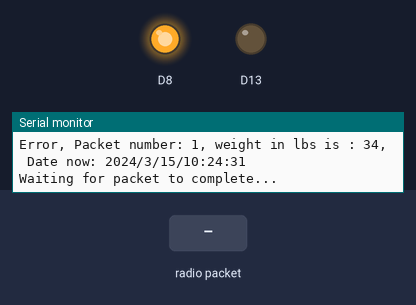
This sketch was run on a simulated Arduino MKR. Shown: output pins drawn as LEDs (lit = HIGH), the last lines printed to the serial monitor. Dashed ring = blinking. The inputs (shaded band) are chosen by the test bench. The local clock reads 2024-03-15 10:24:30 at power-on unless the sketch sets it; storage starts empty; no radio packets arrive unless stated; pins used as bus, display or sensor lines are not drawn.

Above: at 2.2 s.
2.3 s: radio packet "1" arrives
5.3 s: radio packet "0" arrives
8.3 s: radio packet "2" arrives
At 16.66 s:
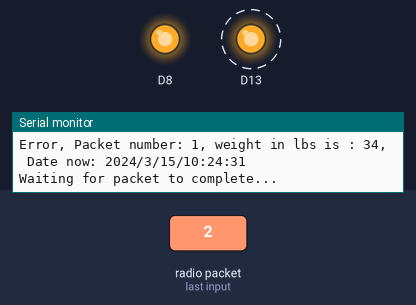
At 17.1 s:
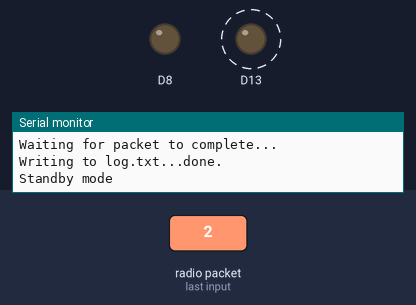
Timing chart, 0 to 17.3 s (numbered marks = the images above; inputs shaded):
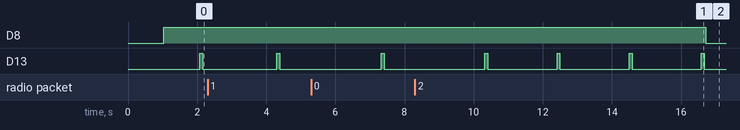

The sketch:

Sim_weight_lora.ino
```cpp
#include <SD.h>
#include <ArduinoJson.h>
#include <ArduinoLowPower.h>
#include <SPI.h>
#include <RH_RF95.h>
#include "RTClib.h"

//for feather m0
#define RFM95_CS 8
#define RFM95_RST 4
#define RFM95_INT 3
#define RF95_FREQ 905.5
RH_RF95 rf95(RFM95_CS, RFM95_INT);
//TCP stuff
String awk_name;
//sd card stuff
struct Config {
  const char* boardname;
  const char* hivename;
  int time_to_send;
};
Config config;
String config_str;

//SD card initalizer
File myFile;

//RTC stuff
RTC_PCF8523 rtc;
char daysOfTheWeek[7][12] = {"Sunday", "Monday", "Tuesday", "Wednesday", "Thursday", "Friday", "Saturday"};

int packetnum;


void setup() {
  pinMode(13, OUTPUT);
  pinMode(8, OUTPUT);

  Serial.begin(115200);
  while (!Serial) {
    ; // wait for serial port to connect. Needed for native USB
  }
  Serial.println("Simulated weight scale");

  setup_lora();
  setup_rtc();
  setup_sd_card();

  config_str = loadConfiguration(config);

  Serial.println(config.boardname);
  Serial.println(config.time_to_send);

  awk_name = "Package_Received_"+String(config.boardname);
  //Serial.println(awk_name);

}

void loop() {
  packetnum++;
  String packetnum_str = "Packet number: "+String(packetnum);
  String weight_str = "weight in lbs is : 34";
  String rtc_str = print_rtc();
  String msg = config_str+", "+packetnum_str+", "+weight_str+", "+rtc_str;
  send_message(msg);

  uint8_t buf[RH_RF95_MAX_MESSAGE_LEN];
  uint8_t len = sizeof(buf);
  int resend_count = 0;

  while (resend_count <= 5)
  {
    if (rf95.waitAvailableTimeout(1000))
    {
      // Should be a reply message for us now
      if (rf95.recv(buf, &len))
      {
        Serial.print("Got reply: ");
        String awk = String((char*)buf);
        awk = awk.substring(0,awk_name.length());
        Serial.println(awk);
        Serial.print("RSSI: ");
        Serial.println(rf95.lastRssi(), DEC);
        if (awk == awk_name)
        {
          Serial.println("Got correct awk!");
          break;
        }
      }
      else
      {
        Serial.println("Receive failed");
        break;
      }
    }
    else
    {
      Serial.println("No reply, Resending packet");
      send_message(msg);
      resend_count = resend_count+1;
    }
  }

  log_data(msg);
  Serial.print("Standby mode");
  //Only use the lower power function without the need to see print statements
  //LowPower.deepsleep(config.time_to_send*60*1000);
  delay(60000);


}

//LORA


void setup_lora(){
  pinMode(RFM95_RST, OUTPUT);
  digitalWrite(RFM95_RST, HIGH);

  delay(1000);

  Serial.println("Feather LoRa TX Test!");

  // manual reset
  digitalWrite(RFM95_RST, LOW);
  delay(10);
  digitalWrite(RFM95_RST, HIGH);
  delay(10);

  while (!rf95.init()) {
    Serial.println("LoRa radio init failed");
    Serial.println("Uncomment '#define SERIAL_DEBUG' in RH_RF95.cpp for detailed debug info");
    while (1);
  }
  Serial.println("LoRa radio init OK!");

  // Defaults after init are 434.0MHz, modulation GFSK_Rb250Fd250, +13dbM
  if (!rf95.setFrequency(RF95_FREQ)) {
    Serial.println("setFrequency failed");
    while (1);
  }
  Serial.print("Set Freq to: "); Serial.println(RF95_FREQ);

  // Defaults after init are 434.0MHz, 13dBm, Bw = 125 kHz, Cr = 4/5, Sf = 128chips/symbol, CRC on

  // The default transmitter power is 13dBm, using PA_BOOST.
  // If you are using RFM95/96/97/98 modules which uses the PA_BOOST transmitter pin, then
  // you can set transmitter powers from 5 to 23 dBm:
  rf95.setTxPower(23, false);
}

void send_message(String string){
  delay(1000); // Wait 1 second between transmits, could also 'sleep' here!
  digitalWrite(13, HIGH); //LED high
  Serial.println("Transmitting..."); // Send a message to rf95_server
  String radiopacket = string;
  Serial.println("Sending...");
  Serial.println(string);
  delay(10);
  rf95.send((uint8_t *)radiopacket.c_str(),radiopacket.length());

  Serial.println("Waiting for packet to complete...");
  delay(10);
  rf95.waitPacketSent();
  digitalWrite(13, LOW);//LED off
}


//SD CARD


String loadConfiguration(Config &config) {

  //switch cs pin
  digitalWrite(8, HIGH);
  delay(30);

  // Open file for reading
  myFile = SD.open("config.txt");

  // Allocate the memory pool on the stack.
  // Don't forget to change the capacity to match your JSON document.
  // Use arduinojson.org/assistant to compute the capacity.
  StaticJsonDocument<512> doc;

  // Parse the root object
  DeserializationError error = deserializeJson(doc, myFile);

  if (error) {
    Serial.print("deserializeJson() failed: ");
    Serial.println(error.c_str());
    return "Error";
  }

  // Copy values from the JsonObject to the Config
  config.boardname = doc["boardname"];
  config.hivename = doc["hivename"];
  config.time_to_send = doc["time_to_send"];

  String boardname_str = "Board name: "+String(config.boardname);
  String hivename_str = +"Hive name: "+String(config.hivename);
  //String time_to_send_str = "Send message every: "+String(config.time_to_send)+" minutes";
  String config_str = boardname_str+", "+hivename_str;


  // Close the file (File's destructor doesn't close the file)
  myFile.close();

  //switch cs pin
  digitalWrite(8, LOW);
  delay(30);

  return config_str;
}

void setup_sd_card(){
  Serial.print("Initializing SD card...");

  if (!SD.begin(10)) {
    Serial.println("initialization failed!");
    while (1);
  }
  Serial.println("initialization done.");
}

void lora_switch(bool flag) {
  if(flag == true){
    digitalWrite(8, LOW);
    delay(30);
  }
  else {
    digitalWrite(8, HIGH);
    delay(30);
  }
}

void log_data(String msg){

  //switch cs pin
  lora_switch(false);

   // open the file. note that only one file can be open at a time,
  // so you have to close this one before opening another.
  myFile = SD.open("log.txt", FILE_WRITE);

  // if the file opened okay, write to it:
  if (myFile) {
    Serial.print("Writing to log.txt...");
    myFile.println(msg);
    // close the file:
    myFile.close();
    Serial.println("done.");
  } else {
    // if the file didn't open, print an error:
    Serial.println("error opening log.txt");
  }

  //switch cs pin
  lora_switch(true);

}

//RTC

void setup_rtc() {
  if (! rtc.begin()) {
    Serial.println("Couldn't find RTC");
    Serial.flush();
    while (1) delay(10);
  }

  Serial.println("RTC found!");

  rtc.start();
  float drift = 43;
  float period_sec = (7 * 86400);
  float deviation_ppm = (drift / period_sec * 1000000);
  float drift_unit = 4.34;
  // float drift_unit = 4.069;
  int offset = round(deviation_ppm / drift_unit);
  // Un-comment to perform calibration once drift (seconds) and observation period (seconds) are correct
  // rtc.calibrate(PCF8523_TwoHours, offset);
  // Un-comment to cancel previous calibration
  // rtc.calibrate(PCF8523_TwoHours, 0);
  Serial.println("Offset is ");
  Serial.println(offset); // Print to control offset

  //un-comment to reset RTC

  //rtc.adjust(DateTime(F(__DATE__), F(__TIME__)));
  }


String print_rtc() {
  DateTime now = rtc.now();

  Serial.print(now.year(), DEC);
  Serial.print('/');
  Serial.print(now.month(), DEC);
  Serial.print('/');
  Serial.print(now.day(), DEC);
  Serial.print(" (");
  Serial.print(daysOfTheWeek[now.dayOfTheWeek()]);
  Serial.print(") ");
  Serial.print(now.hour(), DEC);
  Serial.print(':');
  Serial.print(now.minute(), DEC);
  Serial.print(':');
  Serial.print(now.second(), DEC);
  Serial.println();

  String date_year = String(now.year(), DEC);
  String date_month = String(now.month(), DEC);
  String date_day = String(now.day(), DEC);
  String date_hour = String(now.hour(), DEC);
  String date_min = String(now.minute(), DEC);
  String date_sec = String(now.second(), DEC);
  String date = "Date now: "+date_year+"/"+date_month+"/"+date_day+"/"+date_hour+":"+date_min+":"+date_sec;

  return date;

}
```

Measured:
- after the input at 8.3 s, D8: HIGH → LOW after 8.4 s instead of 7.5 s
- by itself, D13: alternates HIGH for 0.08 s and LOW for 2.0 s
